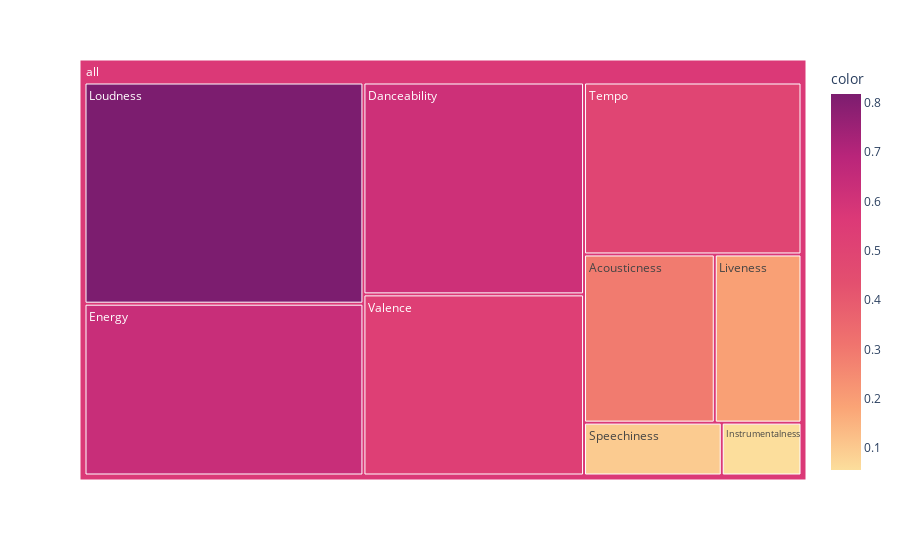

The notebook cell this image was saved under:
### Code cell
import plotly.express as px

mean_df["all"] = "all" # to have a same origin
fig = px.treemap(mean_df.head(15), path=['all','Features'], values='mean',
                  color=mean_df["mean"].head(30), hover_data=['Features'],
                  color_continuous_scale='sunsetdark',
                  )
fig.show()

### Figure 1 — Plotly figure (JSON) as saved in the notebook; plotly's stock layout.template omitted (floating-point values rounded to 4 significant figures)
{"data": [{"branchvalues": "total", "customdata": [["Acousticness", 0.2915], ["Danceability", 0.6197], ["Energy", 0.6353], ["Instrumentalness", 0.0559], ["Liveness", 0.1934], ["Loudness", 0.818], ["Speechiness", 0.09652], ["Tempo", 0.4957], ["Valence", 0.5297], ["(?)", 0.5669]], "domain": {"x": [0, 1], "y": [0, 1]}, "hovertemplate": "labels=%{label}<br>mean=%{value}<br>parent=%{parent}<br>id=%{id}<br>Features=%{customdata[0]}<br>color=%{color}<extra></extra>", "ids": ["all/Acousticness", "all/Danceability", "all/Energy", "all/Instrumentalness", "all/Liveness", "all/Loudness", "all/Speechiness", "all/Tempo", "all/Valence", "all"], "labels": ["Acousticness", "Danceability", "Energy", "Instrumentalness", "Liveness", "Loudness", "Speechiness", "Tempo", "Valence", "all"], "marker": {"coloraxis": "coloraxis", "colors": [0.2915, 0.6197, 0.6353, 0.0559, 0.1934, 0.818, 0.09652, 0.4957, 0.5297, 0.5669]}, "name": "", "parents": ["all", "all", "all", "all", "all", "all", "all", "all", "all", ""], "type": "treemap", "values": [0.2915, 0.6197, 0.6353, 0.0559, 0.1934, 0.818, 0.09652, 0.4957, 0.5297, 3.736]}], "layout": {"coloraxis": {"colorbar": {"title": {"text": "color"}}, "colorscale": [[0, "rgb(252, 222, 156)"], [0.1667, "rgb(250, 164, 118)"], [0.3333, "rgb(240, 116, 110)"], [0.5, "rgb(227, 79, 111)"], [0.6667, "rgb(220, 57, 119)"], [0.8333, "rgb(185, 37, 122)"], [1, "rgb(124, 29, 111)"]]}, "legend": {"tracegroupgap": 0}, "margin": {"t": 60}}}
